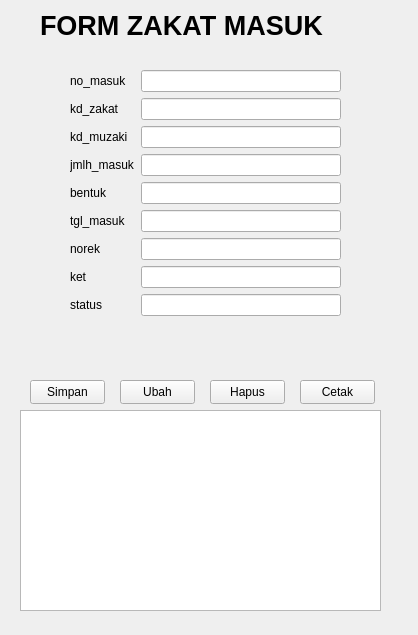
<?xml version="1.0" encoding="UTF-8"?>
<ui version="4.0">
 <class>Form</class>
 <widget class="QWidget" name="Form">
  <property name="geometry">
   <rect>
    <x>0</x>
    <y>0</y>
    <width>418</width>
    <height>635</height>
   </rect>
  </property>
  <property name="windowTitle">
   <string>Form</string>
  </property>
  <widget class="QWidget" name="formLayoutWidget">
   <property name="geometry">
    <rect>
     <x>70</x>
     <y>70</y>
     <width>271</width>
     <height>292</height>
    </rect>
   </property>
   <layout class="QFormLayout" name="formLayout">
    <item row="0" column="0">
     <widget class="QLabel" name="no_masukLabel">
      <property name="text">
       <string>no_masuk</string>
      </property>
     </widget>
    </item>
    <item row="0" column="1">
     <widget class="QLineEdit" name="edit_no_masuk"/>
    </item>
    <item row="1" column="0">
     <widget class="QLabel" name="kd_zakatLabel">
      <property name="text">
       <string>kd_zakat</string>
      </property>
     </widget>
    </item>
    <item row="1" column="1">
     <widget class="QLineEdit" name="edit_kd_zakat"/>
    </item>
    <item row="2" column="0">
     <widget class="QLabel" name="kd_muzakiLabel">
      <property name="text">
       <string>kd_muzaki</string>
      </property>
     </widget>
    </item>
    <item row="2" column="1">
     <widget class="QLineEdit" name="edit_kd_muzaki"/>
    </item>
    <item row="3" column="0">
     <widget class="QLabel" name="jmlh_masukLabel">
      <property name="text">
       <string>jmlh_masuk</string>
      </property>
     </widget>
    </item>
    <item row="3" column="1">
     <widget class="QLineEdit" name="edit_jmlh_masuk"/>
    </item>
    <item row="4" column="0">
     <widget class="QLabel" name="bentukLabel">
      <property name="text">
       <string>bentuk</string>
      </property>
     </widget>
    </item>
    <item row="4" column="1">
     <widget class="QLineEdit" name="edit_bentuk"/>
    </item>
    <item row="5" column="0">
     <widget class="QLabel" name="tgl_masukLabel">
      <property name="text">
       <string>tgl_masuk</string>
      </property>
     </widget>
    </item>
    <item row="5" column="1">
     <widget class="QLineEdit" name="edit_tgl_masuk"/>
    </item>
    <item row="6" column="0">
     <widget class="QLabel" name="norekLabel">
      <property name="text">
       <string>norek</string>
      </property>
     </widget>
    </item>
    <item row="6" column="1">
     <widget class="QLineEdit" name="edit_norek"/>
    </item>
    <item row="7" column="0">
     <widget class="QLabel" name="ketLabel">
      <property name="text">
       <string>ket</string>
      </property>
     </widget>
    </item>
    <item row="7" column="1">
     <widget class="QLineEdit" name="edit_ket"/>
    </item>
    <item row="8" column="0">
     <widget class="QLabel" name="statusLabel">
      <property name="text">
       <string>status</string>
      </property>
     </widget>
    </item>
    <item row="8" column="1">
     <widget class="QLineEdit" name="edit_status"/>
    </item>
   </layout>
  </widget>
  <widget class="QLabel" name="label">
   <property name="geometry">
    <rect>
     <x>40</x>
     <y>10</y>
     <width>341</width>
     <height>31</height>
    </rect>
   </property>
   <property name="font">
    <font>
     <pointsize>20</pointsize>
     <bold>true</bold>
    </font>
   </property>
   <property name="text">
    <string>FORM ZAKAT MASUK</string>
   </property>
  </widget>
  <widget class="QPushButton" name="btnSimpan">
   <property name="geometry">
    <rect>
     <x>30</x>
     <y>380</y>
     <width>75</width>
     <height>24</height>
    </rect>
   </property>
   <property name="text">
    <string>Simpan</string>
   </property>
  </widget>
  <widget class="QPushButton" name="btnCetak">
   <property name="geometry">
    <rect>
     <x>300</x>
     <y>380</y>
     <width>75</width>
     <height>24</height>
    </rect>
   </property>
   <property name="text">
    <string>Cetak</string>
   </property>
  </widget>
  <widget class="QPushButton" name="btnHapus">
   <property name="geometry">
    <rect>
     <x>210</x>
     <y>380</y>
     <width>75</width>
     <height>24</height>
    </rect>
   </property>
   <property name="text">
    <string>Hapus</string>
   </property>
  </widget>
  <widget class="QPushButton" name="btnUbah">
   <property name="geometry">
    <rect>
     <x>120</x>
     <y>380</y>
     <width>75</width>
     <height>24</height>
    </rect>
   </property>
   <property name="text">
    <string>Ubah</string>
   </property>
  </widget>
  <widget class="QTableView" name="tabel_Zakatmasuk">
   <property name="geometry">
    <rect>
     <x>20</x>
     <y>410</y>
     <width>361</width>
     <height>201</height>
    </rect>
   </property>
  </widget>
 </widget>
 <resources/>
 <connections/>
</ui>
